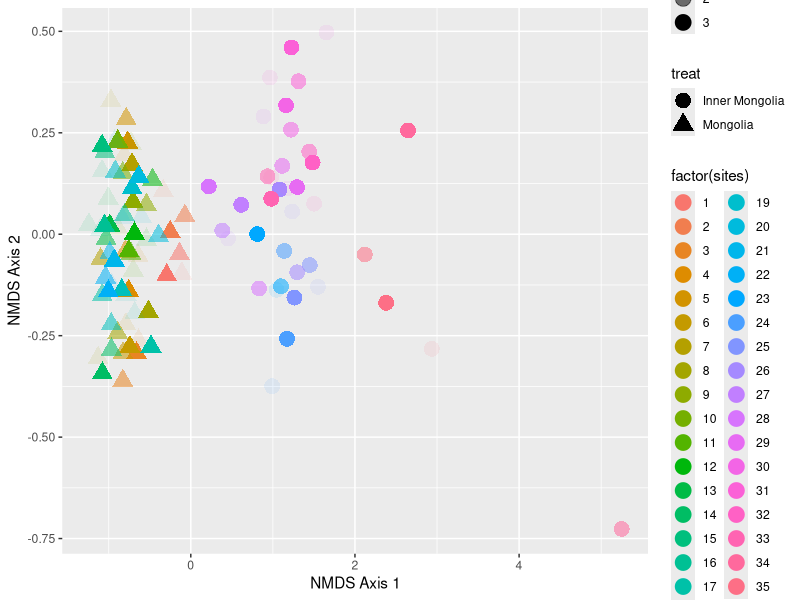
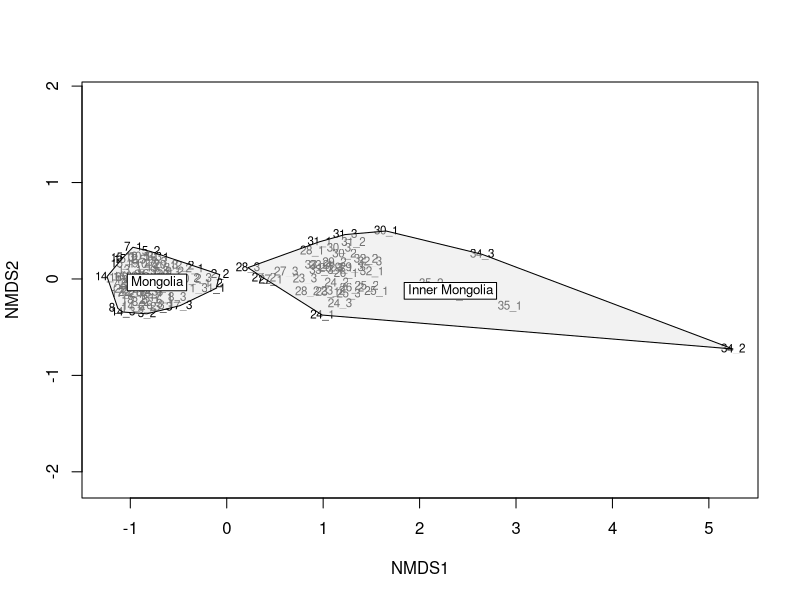
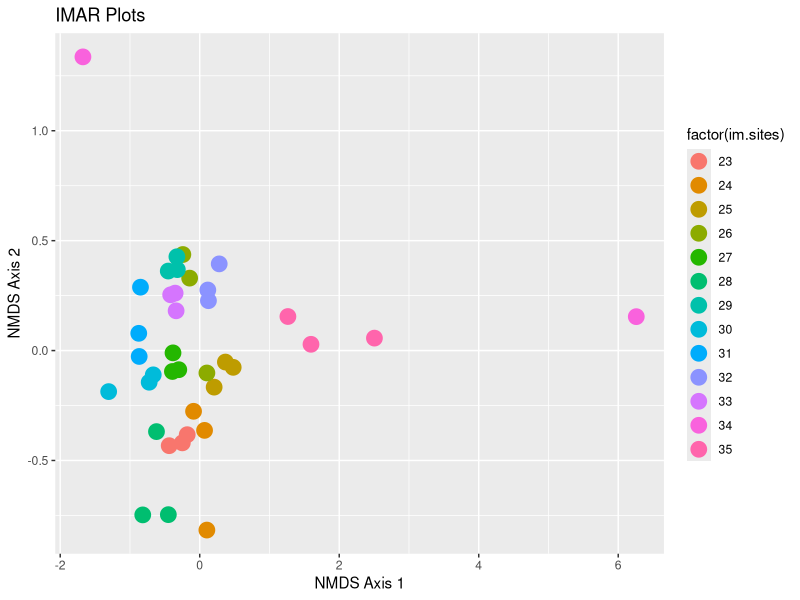
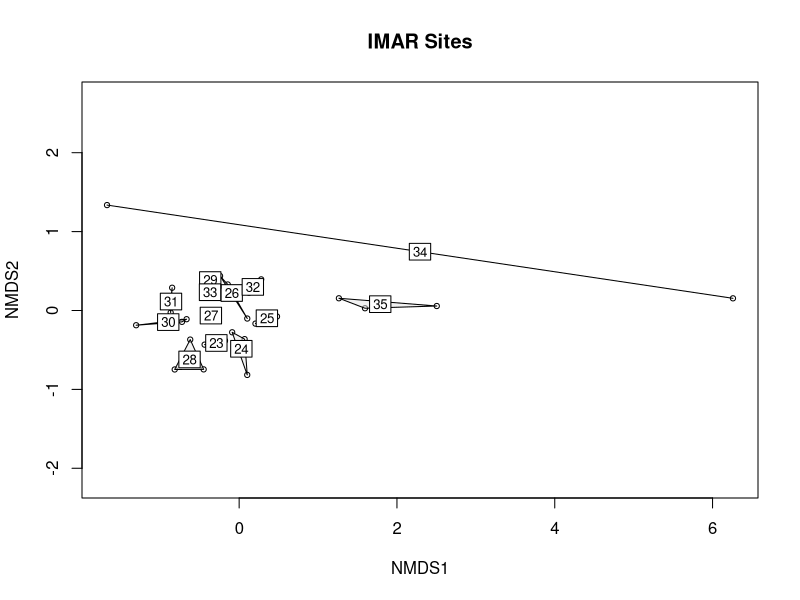
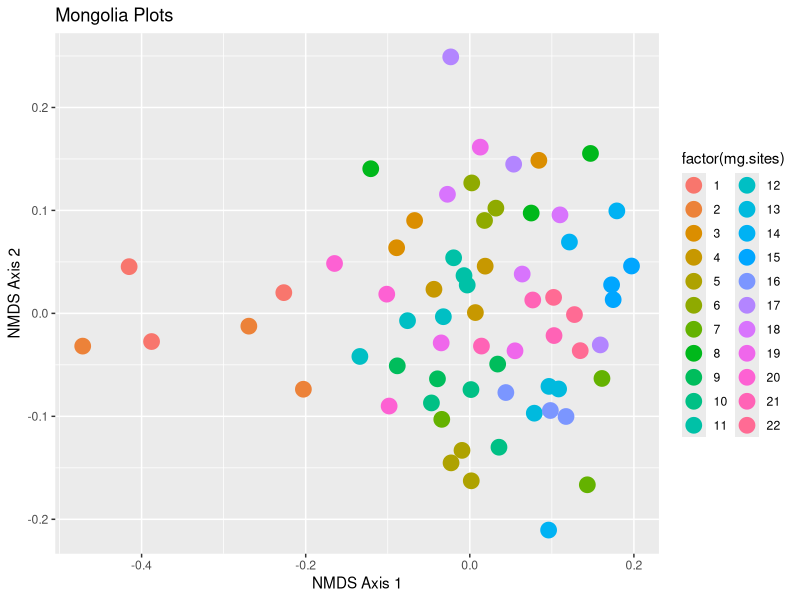
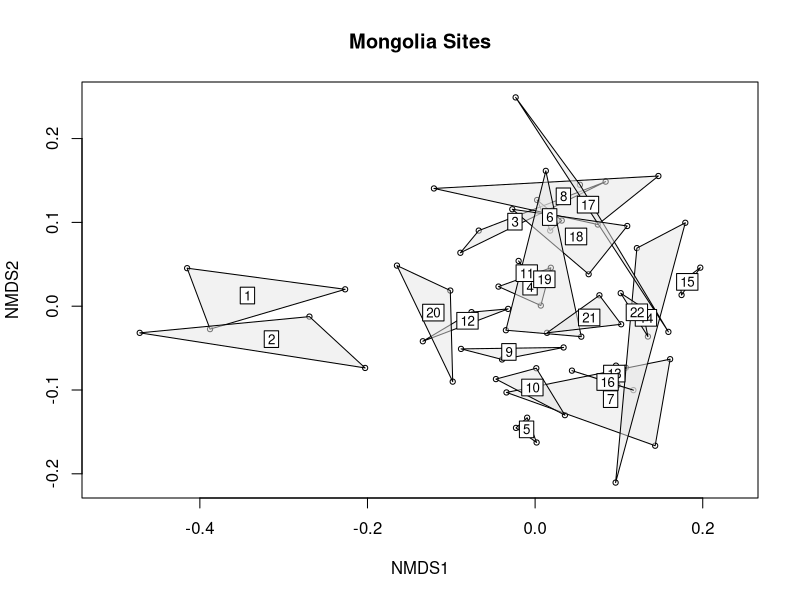
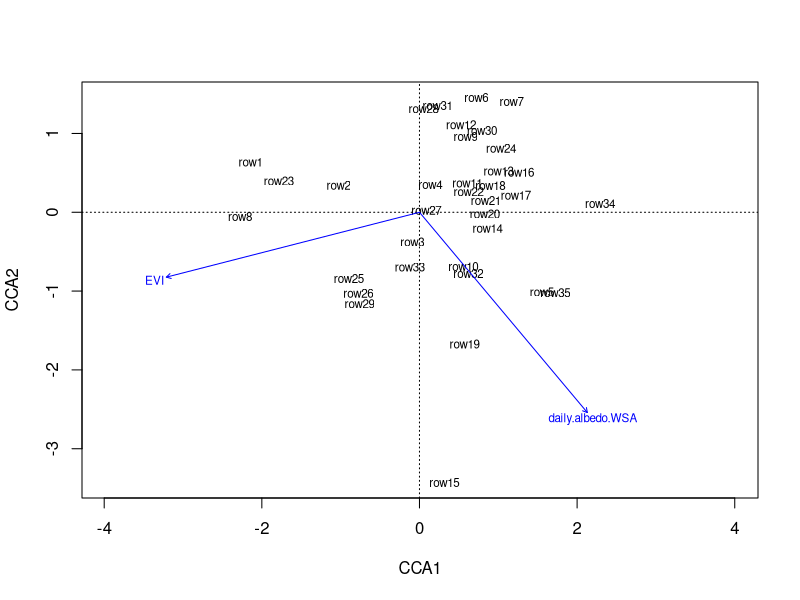
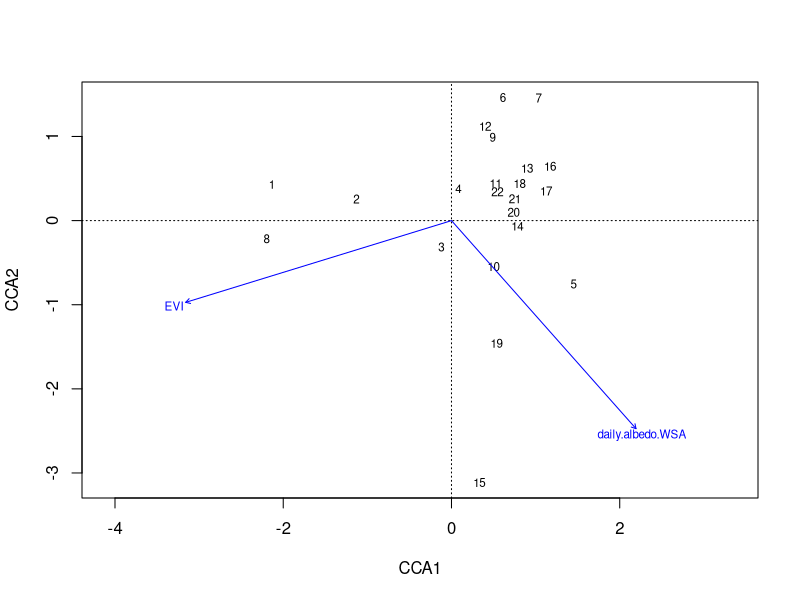

These figures' R source, in order:
## ---- chunk 1
knitr::opts_chunk$set(echo = TRUE)
## ---- chunk 2
library(vegan)
library(MASS)
library(dplyr)
library(tidyr)
library(reshape)
library(stringr)
library(ggplot2)
## ---- chunk 3
#load data
mgp16<- read.csv("./data/2016_MGIM_ga_veg_subset.csv", 
                  header = TRUE)


sp.df<- select(mgp16, site_numeral, Plot, Species, Cover)
sp.df$Species<- str_replace_all(sp.df$Species, " ", ".")

# convert to a sitexspecies matrix
site.sp.quad <- cast(sp.df, site_numeral + Plot ~ Species, 
                     value='Cover', FUN=mean)
site.sp.quad <- as.data.frame(site.sp.quad) #convert from class "cast" to a df
site.sp.quad[is.na(site.sp.quad)] <- 0   #replace NA with 0
site.matrix <- as.matrix.cast_df(site.sp.quad) #convert to a matrix

# calc distance matrix
dis.bray <- vegdist(site.matrix,method="bray")
# id 'treatments' = region
treat=c(rep("Mongolia",66),rep("Inner Mongolia",38))
sites<- site.sp.quad[1:104, 1]
plots<- site.sp.quad[1:104, 2]

# Run the MDS
dis.mds <- metaMDS(dis.bray, trace = FALSE, autotransform = FALSE, shrink= FALSE)
# view the results:
# dis.mds

# pull the scores from the results:
scores <- data.frame(scores(dis.mds, display = "sites")) # this extracts the scores for later plotting
scores2<- cbind(sites, scores) # bind the scores to the site info
## ---- chunk 4
ggplot(scores2, aes(x=NMDS1, y=NMDS2, color=factor(sites), alpha=factor(plots)))+
   geom_point(aes(shape= treat), size=5)+
   scale_fill_identity()+    # need a better color scale
   xlab("NMDS Axis 1")+
   ylab("NMDS Axis 2")
## ---- chunk 5
plot(dis.mds, type = "t")
ordihull(dis.mds,groups=treat,draw="polygon",col="grey90",label=T)
## ---- chunk 6
# subsetting to look just at IMAR:
#
im.site.sp <- cast(sp.df[331:540,], site_numeral + Plot ~ Species, 
                   value='Cover', FUN=mean)
im.site.sp <- as.data.frame(im.site.sp) #convert from class "cast" to a df
im.site.sp[is.na(im.site.sp)] <- 0   #replace NA with 0
im.matrix <- as.matrix.cast_df(im.site.sp)
# calc distance matrix
im.dis <- vegdist(im.matrix,method="bray")

# id 'sites' and 'plots'
im.sites<- im.site.sp[1:38, 1]
im.plots<- im.site.sp[1:38, 2]
# apply mds function to distance matrix:
im.mds <- metaMDS(im.dis, trace = FALSE, autotransform = FALSE, shrink= FALSE)

im.scores <- data.frame(scores(im.mds, display = "sites")) # this extracts the scores you want to plot in ggplot
im.scores2<- cbind(im.sites, im.scores) # bind the scores to the site info

ggplot(im.scores2, aes(x=NMDS1, y=NMDS2, color=factor(im.sites)))+#here you can color the points how you need to look at substructure.
  geom_point(size=5)+#not sure if you also need shape info. This has helped me look at a lot of substructure among points.
  #scale_color_brewer("Spectral")+
  scale_fill_identity()+
  #scale_fill_grey(start = 0.2, end = 0.8)+ 
  xlab("NMDS Axis 1")+
  ylab("NMDS Axis 2")+
  ggtitle("IMAR Plots")

plot(im.mds, type = "p")
title(main = "IMAR Sites")
ordihull(im.mds,groups=im.sites,draw="polygon",col="grey90",label=T)

## ---- chunk 7
#
# subsetting to look just at MG:
#
mg.site.sp <- cast(sp.df[1:330,], site_numeral + Plot ~ Species, 
                     value='Cover', FUN=mean)
mg.site.sp <- as.data.frame(mg.site.sp) #convert from class "cast" to a df
mg.site.sp[is.na(mg.site.sp)] <- 0   #replace NA with 0
mg.matrix <- as.matrix.cast_df(mg.site.sp)
# calc distance matrix
mg.dis <- vegdist(mg.matrix,method="bray")

# id 'sites' and 'plots'
mg.sites<- mg.site.sp[1:66, 1]
mg.plots<- mg.site.sp[1:66, 2]
# apply mds function to distance matrix:
mg.mds <- metaMDS(mg.dis, trace = FALSE, autotransform = FALSE, shrink= FALSE)

mg.scores <- data.frame(scores(mg.mds, display = "sites")) # this extracts the scores you want to plot in ggplot
mg.scores2<- cbind(mg.sites, mg.scores) # bind the scores to the site info

ggplot(mg.scores2, aes(x=NMDS1, y=NMDS2, color=factor(mg.sites)))+#here you can color the points how you need to look at substructure.
  geom_point(size=5)+#not sure if you also need shape info. This has helped me look at a lot of substructure among points.
  #scale_color_brewer("Spectral")+
  scale_fill_identity()+
  #scale_fill_grey(start = 0.2, end = 0.8)+ 
  xlab("NMDS Axis 1")+
  ylab("NMDS Axis 2")+
  ggtitle("Mongolia Plots")

plot(mg.mds, type = "p")
title(main = "Mongolia Sites")
ordihull(mg.mds,groups=mg.sites,draw="polygon",col="grey90",label=T)
## ---- chunk 8
# CCA
#
# attempting to combine sitexsp w env data via CCA :
# this still needs fine tuning.

# trying a CCA to bring in ENV data

# import the data
mg.env16<- read.csv("./data/mgveg_env_vars.csv", sep=",",
                 header = TRUE, stringsAsFactors = FALSE, na.strings = "NA")

# clean it up
# 
names(mg.env16)[8:13] <- c("LCnum", "LCtype", "GPPkg", "GPPg", "EVI", "NDVI")  #fix column names
tbl_df(mg.env16) 

# substituting a value for the one NA in albedo to see if it makes it work
mean(mg.env16$daily.albedo.WSA[3:22])
mg.env16[2,15]<- 0.2016

sub.env<- mg.env16 %>%
          select( LCtype, EVI, daily.albedo.WSA) %>%
          slice(1:35)





# aggregating the species cover values by Site:
site.sp <- site.sp.quad %>%
            select(-Plot) 
#reduce to mean cover by Site for now bc I don't know how to do this otherwise
t<- aggregate(site.sp, by=list(Site= site.sp$site_numeral), FUN=mean) 
site.sp<- select(t, -Site, -site_numeral)  #this is aggregated data!!!


#Convert to relative frequencies ?
rel.frq<-site.sp/rowSums(site.sp)

# aggregated sites 
ag.sites <- seq(1:35)

test.cca <- cca(site.sp ~  EVI + daily.albedo.WSA, data= sub.env)   # removed LCtype +
plot(test.cca,display=c("wa", "cn"))


## ---- chunk 9
im.cca <- cca(site.sp[1:22,] ~  EVI+ daily.albedo.WSA, data= sub.env[1:22,])   

plot(im.cca, display=c("wa", "cn"))
  
## ---- chunk 10

mg.cca <- cca(site.sp[23:35,] ~  + EVI + daily.albedo.WSA, data= sub.env[23:35,])

plot(mg.cca, display=c("wa", "cn"))

## ---- chunk 11

# SPECIES RICHNESS BY SITE -----
mgimSR<- specnumber(site.matrix)

# COMPOSITION------ 
  #Sorensons index by site
mgim.beta <- vegdist(site.matrix, binary=TRUE)
mean(mgim.beta)

plot(dis.mds, type = "t")
ordihull(dis.mds,groups=treat,draw="polygon",col="grey90",label=T)
